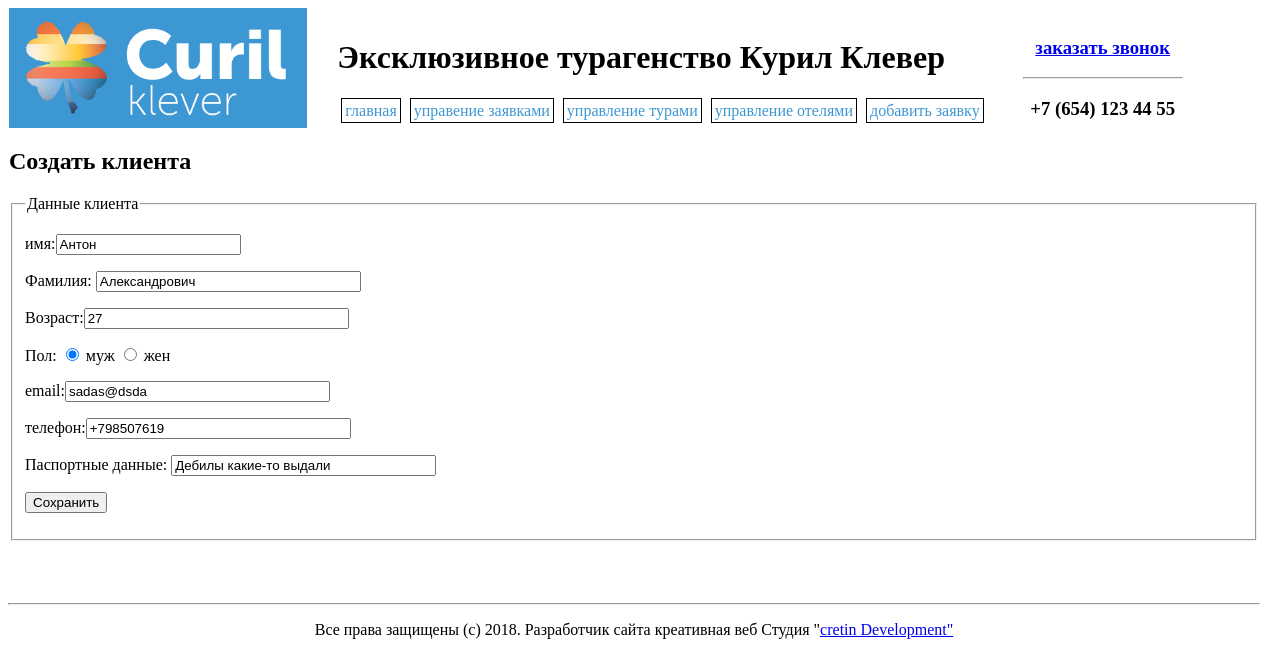
Page /editclient.php?id=16 on the committed database.
### tables this page shows
CREATE TABLE IF NOT EXISTS `clients` (
  `id` int(11) NOT NULL AUTO_INCREMENT,
  `first_name` varchar(20) NOT NULL,
  `second_name` varchar(20) NOT NULL,
  `age` int(11) NOT NULL,
  `sex` int(11) NOT NULL,
  `phone` text NOT NULL,
  `email` text NOT NULL,
  `passport_data` varchar(200) NOT NULL,
  PRIMARY KEY (`id`),
  UNIQUE KEY `id_2` (`id`),
  KEY `id` (`id`),
  KEY `id_3` (`id`)
);

### editclient.php (the view, shortened to what this page needs)
<html>
	<head>
		<? require "head.php"; ?>
	</head>
	<body>
		<header>
			<?php
				require "header.php";
			?>
		</header>
        <div class="page">
        <?
        if(isset($_GET["id"]))
        {
            $cl_id = $_GET["id"];
            $link = mysqli_connect($host, $user, $password, $database)
            or die("Ошибка " . mysqli_error($link));
            $query = "SELECT * FROM clients WHERE clients.id=".$cl_id;
            $result = mysqli_query($link, $query) or die("Ошибка " . mysqli_error($link));
            $result=mysqli_fetch_assoc($result);
            if(count($result))
            {
                $name = $result["first_name"];
                $second_name = $result["second_name"];
                $age = $result["age"];
                $sex = $result["sex"];
                $phone = $result["phone"];
                $email = $result["email"];
                $passport_data = $result["passport_data"];
            }
        }
        ?>
        <H2>Создать клиента</H2>
        <fieldset>
            <legend>Данные клиента</legend>
            <form action="editclient.php?id=<?echo $cl_id;?>" method="post" name="editclientform">
                <p><label>имя:<input name="name" type="text" value="<? echo $name;?>"></label></p>
                <p><label>Фамилия: <input name="lastname" value="<? echo $second_name;?>" size="30" type="text"></label></p>
                <p><label>Возраст:<input name="age" value="<? echo $age;?>" size="30" type="text"></label></p>
                <p>Пол:
                    <input name="sex" type="radio" value="male" <?if( $sex==1) echo 'checked';?>> муж
                    <input name="sex" type="radio" value="female"<?if( $sex==0) echo 'checked';?>> жен
                </p>
                <p><label>email:<input name="email" value="<? echo $email;?>" size="30" type="email"></label></p>
                <p><label>телефон:<input name="phone" value="<? echo $phone;?>" size="30" type="phone"></label></p>
                <p><label>Паспортные данные: <input name="passportdata" value="<? echo $passport_data;?>" size="30" type="text" ></label></p>
                <p><input name="save" type="submit" value="Сохранить"></p>
            </form>
        </fieldset>
        </div>
        <footer>
			<?php
				require "footer.php";
			?>
		</footer>
	</body>
</html>

### style.css (style rules this page uses)
.page { width:1250px; margin:0 auto; }

### rows in the picture
clients: name "Антон", lastname "Александрович", age "27", sex "☑", email "sadas@dsda", phone "+798507619", passportdata "Дебилы какие-то выдали"
